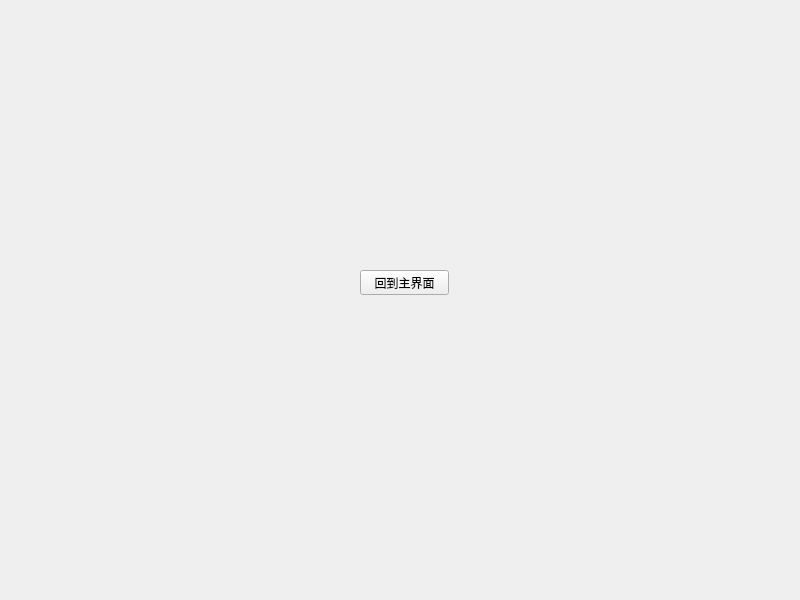
<?xml version="1.0" encoding="UTF-8"?>
<ui version="4.0">
 <class>serialport_view</class>
 <widget class="QWidget" name="serialport_view">
  <property name="geometry">
   <rect>
    <x>0</x>
    <y>0</y>
    <width>800</width>
    <height>600</height>
   </rect>
  </property>
  <property name="windowTitle">
   <string>Form</string>
  </property>
  <widget class="QPushButton" name="pushButton">
   <property name="geometry">
    <rect>
     <x>360</x>
     <y>270</y>
     <width>89</width>
     <height>25</height>
    </rect>
   </property>
   <property name="text">
    <string>回到主界面</string>
   </property>
  </widget>
 </widget>
 <resources/>
 <connections/>
</ui>
